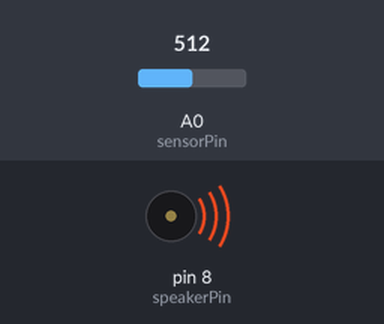
This sketch was run on a simulated Arduino Uno, built with avr-gcc and run on an emulated ATmega328P. Shown: buzzer (waves = sounding). Inputs (shaded band) come from the test bench; at power-on: A0 (sensorPin) = 512. What the sketch prints to the serial monitor is not drawn.

Above: at 0.1 s.
Timing chart, 0 to 3.0 s (numbered marks = the images above):
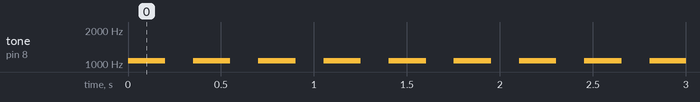

The sketch:

AWS2_9D_PiezoInstrument.ino
```cpp
int sensorValue = 0; // variable for sensor value
int sensorPin = A0; // variable for sensor pin
int speakerPin = 8; // variable for sensor pin

void setup() {
    pinMode(sensorPin, INPUT);
    Serial.begin(9600);
}

void loop() {
    int sensorValue = analogRead(A0);
    sensorValue = map(sensorValue, 0, 1000, 100, 2000);
    //mapping to freq range

    Serial.println(sensorValue);
    tone(speakerPin, sensorValue, 200);
    delay(250);
    noTone(speakerPin);
    delay(100);
}
```

Measured:
- by itself, tone on pin 8 (speakerPin): alternates 1072 Hz for 0.20 s and silent for 0.15 s
